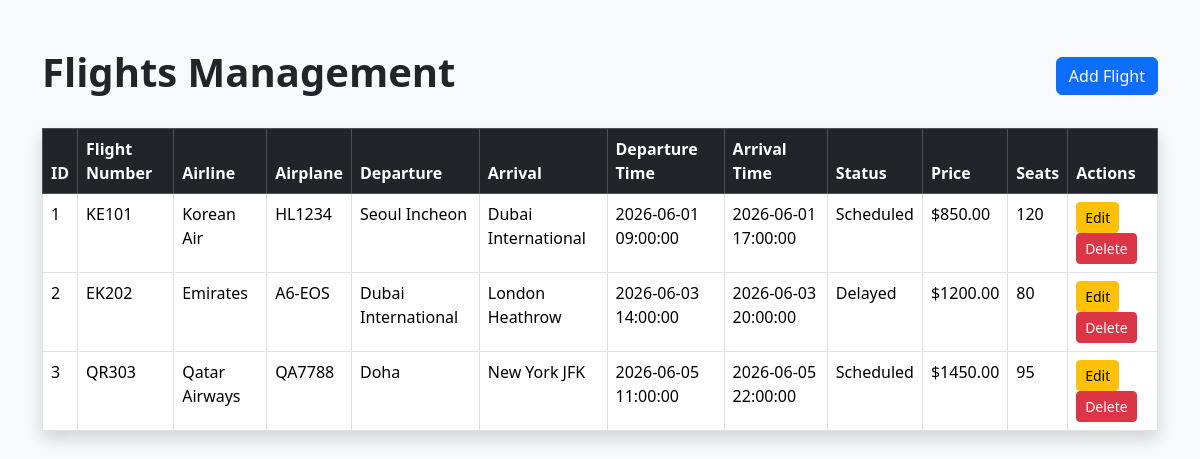
Page /flights/view_flights.php on the committed database.
### tables this page shows
CREATE TABLE Flight (
    flight_id INT AUTO_INCREMENT PRIMARY KEY,

    flight_number VARCHAR(20) UNIQUE NOT NULL,

    airline_id INT NOT NULL,

    airplane_id INT NOT NULL,

    departure_airport VARCHAR(100) NOT NULL,

    arrival_airport VARCHAR(100) NOT NULL,

    departure_datetime DATETIME NOT NULL,

    arrival_datetime DATETIME NOT NULL,

    terminal VARCHAR(10),

    gate VARCHAR(10),

    flight_status ENUM(
        'Scheduled',
        'Delayed',
        'Cancelled',
        'Completed'
    ) DEFAULT 'Scheduled',

    ticket_price DECIMAL(10,2),

    available_seats INT,

    created_at TIMESTAMP DEFAULT CURRENT_TIMESTAMP,

    FOREIGN KEY (airline_id)
    REFERENCES Airline(airline_id),

    FOREIGN KEY (airplane_id)
    REFERENCES Airplane(airplane_id)
);

CREATE TABLE Airline (
    airline_id INT AUTO_INCREMENT PRIMARY KEY,

    airline_name VARCHAR(100) NOT NULL UNIQUE,

    airline_code VARCHAR(10) UNIQUE NOT NULL,

    country VARCHAR(50) NOT NULL,

    headquarters VARCHAR(100),

    founded_year YEAR,

    contact_number VARCHAR(20),

    email VARCHAR(100),

    website VARCHAR(100),

    total_airplanes INT DEFAULT 0,

    created_at TIMESTAMP DEFAULT CURRENT_TIMESTAMP
);

CREATE TABLE Airplane (
    airplane_id INT AUTO_INCREMENT PRIMARY KEY,

    registration_number VARCHAR(20) UNIQUE NOT NULL,

    model_id INT NOT NULL,

    airline_id INT NOT NULL,

    manufacture_year YEAR,

    airplane_status ENUM(
        'Active',
        'Maintenance',
        'Grounded'
    ) DEFAULT 'Active',

    current_airport VARCHAR(100),

    last_maintenance_date DATE,

    total_flight_hours INT DEFAULT 0,

    created_at TIMESTAMP DEFAULT CURRENT_TIMESTAMP,

    FOREIGN KEY (model_id)
    REFERENCES Model(model_id),

    FOREIGN KEY (airline_id)
    REFERENCES Airline(airline_id)
);

### flights/view_flights.php (the view, shortened to what this page needs)
<?php
include("../config/db.php");
$query = "
SELECT
    Flight.flight_id,
    Flight.flight_number,
    Airline.airline_name,
    Airplane.registration_number,
    Flight.departure_airport,
    Flight.arrival_airport,
    Flight.departure_datetime,
    Flight.arrival_datetime,
    Flight.flight_status,
    Flight.ticket_price,
    Flight.available_seats
FROM Flight
JOIN Airline
ON Flight.airline_id = Airline.airline_id
JOIN Airplane
ON Flight.airplane_id = Airplane.airplane_id
";
$result = mysqli_query($conn, $query);
?>
<!DOCTYPE html>
<html>
<head>
    <link href="https://cdn.jsdelivr.net/npm/bootstrap@5.3.3/dist/css/bootstrap.min.css" rel="stylesheet">
</head>
<body class="bg-light">
<div class="container mt-5">
    <div class="d-flex justify-content-between align-items-center mb-4">
        <h1 class="fw-bold">
            Flights Management
        </h1>
        <a href="add_flight.php"
           class="btn btn-primary">
            Add Flight
        </a>
    </div>
    <table class="table table-bordered table-hover shadow bg-white">
        <thead class="table-dark">
        <tr>
            <th>ID</th>
            <th>Flight Number</th>
            <th>Airline</th>
            <th>Airplane</th>
            <th>Departure</th>
            <th>Arrival</th>
            <th>Departure Time</th>
            <th>Arrival Time</th>
            <th>Status</th>
            <th>Price</th>
            <th>Seats</th>
            <th>Actions</th>
        </tr>
        </thead>
        <tbody>
        <?php while($row = mysqli_fetch_assoc($result)) { ?>
        <tr>
            <td>
                <?php echo $row['flight_id']; ?>
            </td>
            <td>
                <?php echo $row['flight_number']; ?>
            </td>
            <td>
                <?php echo $row['airline_name']; ?>
            </td>
            <td>
                <?php echo $row['registration_number']; ?>
            </td>
            <td>
                <?php echo $row['departure_airport']; ?>
            </td>
            <td>
                <?php echo $row['arrival_airport']; ?>
            </td>
            <td>
                <?php echo $row['departure_datetime']; ?>
            </td>
            <td>
                <?php echo $row['arrival_datetime']; ?>
            </td>
            <td>
                <?php echo $row['flight_status']; ?>
            </td>
            <td>
                $<?php echo $row['ticket_price']; ?>
            </td>
            <td>
                <?php echo $row['available_seats']; ?>
            </td>
            <td>
                <a
                    href="edit_flight.php?id=<?php echo $row['flight_id']; ?>"
                    class="btn btn-warning btn-sm"
                    >
                     Edit
                 </a>
                <a
                    href="delete_flight.php?id=<?php echo $row['flight_id']; ?>"
                    class="btn btn-danger btn-sm"
                    onclick="return confirm('Are you sure you want to delete this flight?');"
                    >
                    Delete
                </a>
            </td>
        </tr>
        <?php } ?>
        </tbody>
    </table>
</div>
</body>
</html>

### rows in the picture
flight: flight_id "1", flight_number "KE101", airline.airline_name "Korean Air", airplane.registration_number "HL1234", departure_airport "Seoul Incheon", arrival_airport "Dubai International", departure_datetime "2026-06-01 09:00:00", arrival_datetime "2026-06-01 17:00:00", flight_status "Scheduled", ticket_price "850.00", available_seats "120"
flight: flight_id "2", flight_number "EK202", airline.airline_name "Emirates", airplane.registration_number "A6-EOS", departure_airport "Dubai International", arrival_airport "London Heathrow", departure_datetime "2026-06-03 14:00:00", arrival_datetime "2026-06-03 20:00:00", flight_status "Delayed", ticket_price "1200.00", available_seats "80"
flight: flight_id "3", flight_number "QR303", airline.airline_name "Qatar Airways", airplane.registration_number "QA7788", departure_airport "Doha", arrival_airport "New York JFK", departure_datetime "2026-06-05 11:00:00", arrival_datetime "2026-06-05 22:00:00", flight_status "Scheduled", ticket_price "1450.00", available_seats "95"
